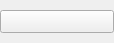
<ui version="4.0" >
 <class>_widget</class>
 <widget class="QWidget" name="_widget" >
  <property name="geometry" >
   <rect>
    <x>0</x>
    <y>0</y>
    <width>114</width>
    <height>43</height>
   </rect>
  </property>
  <property name="windowTitle" >
   <string>Form</string>
  </property>
  <layout class="QHBoxLayout" >
   <item>
    <widget class="QToolButton" name="_colorButton" >
     <property name="sizePolicy" >
      <sizepolicy vsizetype="Fixed" hsizetype="Preferred" >
       <horstretch>0</horstretch>
       <verstretch>0</verstretch>
      </sizepolicy>
     </property>
     <property name="text" >
      <string/>
     </property>
    </widget>
   </item>
  </layout>
 </widget>
 <layoutdefault spacing="0" margin="0" />
 <includes/>
 <resources/>
 <connections/>
</ui>
